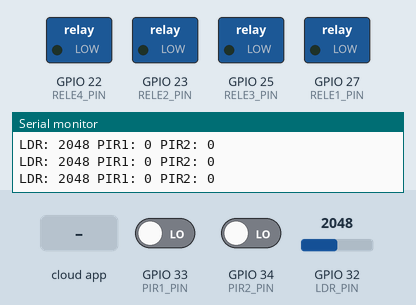
Recording of a sketch running on a simulated ESP32. On the bench: switched loads named in the sketch (green lamp = pin HIGH), the last lines printed to the serial monitor. The inputs (shaded band) are chosen by the test bench; at power-on: GPIO 33 (PIR1_PIN) LOW, GPIO 32 (LDR_PIN) = 2048, GPIO 34 (PIR2_PIN) LOW. WiFi joins after 1.5 s; servers stay silent unless stated; the local clock reads 2024-03-15 10:24:30 at power-on unless the sketch sets it; the Firebase database answers and starts empty.

Above: at 2.7 s.
2.8 s: GPIO 33 (PIR1_PIN) driven HIGH
At 4.1 s:
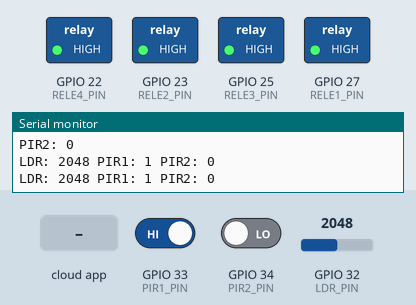
4.4 s: the phone or cloud app sets isManualMode to 1
At 5.5 s:
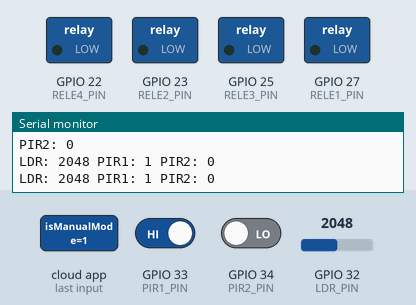
Timing chart, 0 to 7.4 s (numbered marks = the images above; inputs shaded):
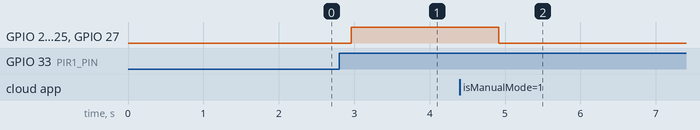

The sketch:

sokak_lambasi.ino
```cpp
#include <Arduino.h>
#include <WiFi.h>
#include <Firebase_ESP_Client.h>
#include "addons/TokenHelper.h"
#include "addons/RTDBHelper.h"

// Konfigürasyon sabitleri
namespace Config {
    // WiFi ayarları
    constexpr char WIFI_SSID[] = "Emre";
    constexpr char WIFI_PASSWORD[] = "emregunes";

    // Firebase ayarları
    constexpr char API_KEY[] = "AIzaSyD3IVKKRMNlhpcd4dP8-3aJ2buymnmR37Q";
    constexpr char DATABASE_URL[] = "https://sokak-lambasi-default-rtdb.europe-west1.firebasedatabase.app";

    // Pin tanımlamaları
    constexpr uint8_t LDR_PIN = 32;
    constexpr uint8_t PIR1_PIN = 33;
    constexpr uint8_t PIR2_PIN = 34;
    constexpr uint8_t RELE1_PIN = 27;
    constexpr uint8_t RELE2_PIN = 23;
    constexpr uint8_t RELE3_PIN = 25;
    constexpr uint8_t RELE4_PIN = 22;

    // Sistem parametreleri
    constexpr int LDR_THRESHOLD = 2000;
    constexpr unsigned long LIGHT_OFF_DELAY = 5000;
    constexpr unsigned long FIREBASE_UPDATE_INTERVAL = 800;  // 0.8 saniye
    constexpr unsigned long LOOP_DELAY = 100;
}

// Sistem durumları
class SystemState {
public:
    enum class Mode {
        AUTOMATIC,
        MANUAL
    };

    enum class AutoState {
        IDLE,
        MOTION_DETECTED
    };

    struct SensorData {
        int ldrValue;
        bool pir1;
        bool pir2;
        bool isDark;
        bool motionDetected;
    };

private:
    Mode currentMode = Mode::AUTOMATIC;
    AutoState autoState = AutoState::IDLE;
    bool lightsOn = false;
    unsigned long lastMotionTime = 0;
    unsigned long lastFirebaseUpdate = 0;

    FirebaseData fbdo;
    FirebaseAuth auth;
    FirebaseConfig config;
    bool firebaseInitialized = false;

public:
    // Getter/Setter metodları
    Mode getMode() const { return currentMode; }
    bool isLightsOn() const { return lightsOn; }

    // Firebase başlatma
    void initializeFirebase() {
        config.api_key = Config::API_KEY;
        config.database_url = Config::DATABASE_URL;

        if (Firebase.signUp(&config, &auth, "", "")) {
            Serial.println(F("Firebase bağlantısı başarılı"));
            firebaseInitialized = true;
        } else {
            Serial.println(F("Firebase bağlantısı başarısız"));
            return;
        }

        config.token_status_callback = tokenStatusCallback;
        Firebase.begin(&config, &auth);
        Firebase.reconnectWiFi(true);
    }

    // Sensör verilerini işle
    void processSensorData(const SensorData& sensors) {
        // Modu her döngüde Firebase'den kontrol et
        checkFirebaseControls();
        if (currentMode == Mode::AUTOMATIC) {
            handleAutoMode(sensors);
        } else {
            // Manuel modda sadece Firebase'deki lightsOn dikkate alınır
            // Sensörler tamamen devre dışı
        }
        updateFirebase(sensors);
    }

private:    void handleAutoMode(const SensorData& sensors) {
        switch (autoState) {
            case AutoState::IDLE:
                if (sensors.isDark && sensors.motionDetected) {
                    setLights(true);
                    lastMotionTime = millis();
                    autoState = AutoState::MOTION_DETECTED;
                    Serial.println(F("Hareket algılandı → Lambalar AÇIK"));
                    // Bildirim gönder
                    FirebaseJson notif;
                    notif.set("title", "Hareket Bildirimi");
                    notif.set("message", "Hareket algılandı, lambalar açıldı");
                    notif.set("timestamp", (int)time(nullptr));
                    Firebase.RTDB.pushJSON(&fbdo, "notifications", &notif);
                }
                break;
            case AutoState::MOTION_DETECTED:
                if (sensors.motionDetected) {
                    lastMotionTime = millis();
                } else if (millis() - lastMotionTime > Config::LIGHT_OFF_DELAY) {
                    setLights(false);
                    autoState = AutoState::IDLE;
                    Serial.println(F("Hareket bitti → Lambalar KAPALI"));
                    // Bildirim gönder
                    FirebaseJson notif;
                    notif.set("title", "Hareket Durumu");
                    notif.set("message", "Hareket kesildi, lambalar kapatıldı");
                    notif.set("timestamp", (int)time(nullptr));
                    Firebase.RTDB.pushJSON(&fbdo, "notifications", &notif);
                }
                break;
        }
    }
    void handleModeChange(Mode newMode) {
        currentMode = newMode;
        if (newMode == Mode::AUTOMATIC) {
            autoState = AutoState::IDLE;
            setLights(false);
        }
        Serial.print(F("Mod değişti: "));
        Serial.println(currentMode == Mode::AUTOMATIC ? F("OTOMATİK") : F("MANUEL"));
        // Sadece isManualMode anahtarını güncelle
        Firebase.RTDB.setBool(&fbdo, F("/veriler/isManualMode"), currentMode == Mode::MANUAL);
    }
      bool setLights(bool state) {
        digitalWrite(Config::RELE1_PIN, state ? HIGH : LOW);
        digitalWrite(Config::RELE2_PIN, state ? HIGH : LOW);
        digitalWrite(Config::RELE3_PIN, state ? HIGH : LOW);
        digitalWrite(Config::RELE4_PIN, state ? HIGH : LOW);

        // Lamba durumunu doğrula
        delay(100); // Rölelerin durumunun oturması için kısa bekle
        bool success = true;
        if (digitalRead(Config::RELE1_PIN) != (state ? HIGH : LOW) ||
            digitalRead(Config::RELE2_PIN) != (state ? HIGH : LOW) ||
            digitalRead(Config::RELE3_PIN) != (state ? HIGH : LOW) ||
            digitalRead(Config::RELE4_PIN) != (state ? HIGH : LOW)) {
            success = false;
        }

        if (!success) {
            String errorMsg = state ?
                "Lamba açma işlemi başarısız oldu!" :
                "Lamba kapatma işlemi başarısız oldu!";

            // Hata bildirimi gönder
            FirebaseJson errorJson;
            errorJson.set("type", "LAMP_STATE");
            errorJson.set("message", errorMsg);
            errorJson.set("timestamp", (int)time(nullptr));
            errorJson.set("severity", "high");
            errorJson.set("component", "relay");
            errorJson.set("success", false);

            if (Firebase.RTDB.pushJSON(&fbdo, "errors", &errorJson)) {
                Serial.println(F("Hata bildirimi gönderildi"));
            } else {
                Serial.printf("Hata bildirimi gönderilemedi: %s\n", fbdo.errorReason().c_str());
            }
        }

        lightsOn = state;
        return success;
    }    void updateFirebase(const SensorData& sensors) {
        if (!firebaseInitialized) return;

        unsigned long now = millis();
        if (now - lastFirebaseUpdate < Config::FIREBASE_UPDATE_INTERVAL) return;

        FirebaseJson json;
        json.set("ldrValue", sensors.ldrValue);
        json.set("isDark", sensors.isDark);
        json.set("motionDetected", sensors.motionDetected);
        json.set("pir1", sensors.pir1);
        json.set("pir2", sensors.pir2);
        json.set("lightsOn", lightsOn);
        json.set("isManualMode", currentMode == Mode::MANUAL);

        // Firebase'e senkron veri gönderimi ve hata kontrolü
        if (Firebase.RTDB.set(&fbdo, "veriler", &json)) {
            lastFirebaseUpdate = now;
            Serial.println("Firebase güncelleme başarılı!");
            Serial.print("LDR Value: "); Serial.println(sensors.ldrValue);
            Serial.print("isDark: "); Serial.println(sensors.isDark);
            Serial.print("Motion: "); Serial.println(sensors.motionDetected);
            Serial.print("PIR1: "); Serial.println(sensors.pir1);
            Serial.print("PIR2: "); Serial.println(sensors.pir2);
        } else {
            Serial.print("Firebase güncelleme hatası: ");
            Serial.println(fbdo.errorReason());
            reportError("FIREBASE", fbdo.errorReason().c_str());
        }
    }

    void checkFirebaseControls() {
        if (!firebaseInitialized) return;

        if (Firebase.RTDB.getBool(&fbdo, "veriler/isManualMode")) {
            bool isManual = fbdo.to<bool>();
            if (isManual && currentMode == Mode::AUTOMATIC) {
                currentMode = Mode::MANUAL;
            } else if (!isManual && currentMode == Mode::MANUAL) {
                currentMode = Mode::AUTOMATIC;
            }
        }

        if (currentMode == Mode::MANUAL) {
            if (Firebase.RTDB.getBool(&fbdo, "veriler/lightsOn")) {
                bool shouldBeOn = fbdo.to<bool>();
                if (shouldBeOn != lightsOn) {
                    setLights(shouldBeOn);
                }
            }
        }
    }

    // Hata bildirimi gönderme
    void reportError(const char* errorType, const char* message) {
        if (!firebaseInitialized) return;

        FirebaseJson json;
        json.set("type", errorType);
        json.set("message", message);
        json.set("timestamp", (int)time(nullptr));

        if (Firebase.RTDB.pushAsync(&fbdo, "errors", &json)) {
            Serial.println(F("Hata bildirimi gönderildi"));
        } else {
            Serial.println(F("Hata bildirimi gönderilemedi"));
        }
    }
};

// Global sistem durumu
SystemState systemState;

void setup() {
    Serial.begin(115200);

    // Pin modlarını ayarla
    pinMode(Config::LDR_PIN, INPUT);
    pinMode(Config::PIR1_PIN, INPUT);
    pinMode(Config::PIR2_PIN, INPUT);
    pinMode(Config::RELE1_PIN, OUTPUT);
    pinMode(Config::RELE2_PIN, OUTPUT);
    pinMode(Config::RELE3_PIN, OUTPUT);
    pinMode(Config::RELE4_PIN, OUTPUT);

    // WiFi bağlantısı
    WiFi.begin(Config::WIFI_SSID, Config::WIFI_PASSWORD);
    Serial.print(F("WiFi bağlanıyor"));
    while (WiFi.status() != WL_CONNECTED) {
        Serial.print(".");
        delay(300);
    }
    Serial.println(F("\nWiFi bağlandı"));

    // Firebase başlat
    systemState.initializeFirebase();
}

void loop() {
    int ldr = analogRead(Config::LDR_PIN);
    bool pir1 = digitalRead(Config::PIR1_PIN);
    bool pir2 = digitalRead(Config::PIR2_PIN);

    // DEBUG: Sensör değerlerini seri porttan yazdır
    Serial.print("LDR: "); Serial.print(ldr);
    Serial.print(" PIR1: "); Serial.print(pir1);
    Serial.print(" PIR2: "); Serial.println(pir2);

    SystemState::SensorData sensors{
        ldr,
        pir1,
        pir2,
        ldr >= Config::LDR_THRESHOLD,
        pir1 || pir2
    };
    systemState.processSensorData(sensors);
    // WiFi bağlantı kontrolü
    if (WiFi.status() != WL_CONNECTED) {
        Serial.println(F("WiFi bağlantısı koptu. Yeniden bağlanılıyor..."));
        WiFi.begin(Config::WIFI_SSID, Config::WIFI_PASSWORD);
    }
    delay(Config::LOOP_DELAY);
}
```

Measured:
- after the input at 2.8 s, GPIO 22 (RELE4_PIN), GPIO 23 (RELE2_PIN), GPIO 25 (RELE3_PIN), GPIO 27 (RELE1_PIN): LOW → HIGH after 0.16 s
- after the input at 4.4 s, GPIO 22 (RELE4_PIN), GPIO 23 (RELE2_PIN), GPIO 25 (RELE3_PIN), GPIO 27 (RELE1_PIN): HIGH → LOW after 0.52 s
